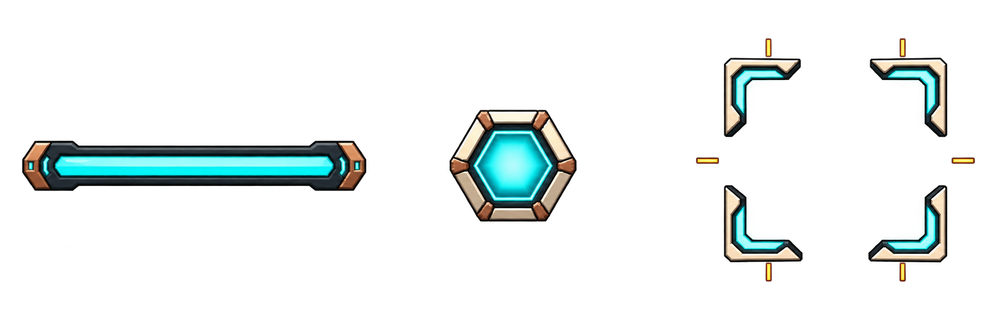
#> input picture Lattice/Assets/_Project/Resources/UI/Generated/ui-controls.png, 1000 x 333 px, shrunk from 2172 x 724 before the run
$ python emission_mask.py ../Lattice/Assets/_Project/Resources/UI/Generated/ui-controls.png out.png
#> lines starting #> are read from the running program, lines starting #| are printed output that depends on the picture; after the words box and inside, x2 and y2 are one past the last pixel; in counts of white or black regions, pixels touching at a corner belong together
"""Required intake data map: extract generated cyan sync pigment, without painting new art."""
import argparse
from pathlib import Path
import numpy as np
from PIL import Image

def extract(source,destination,key='cyan'):
#> called with destination = 'out.png', key = 'cyan'
    image=Image.open(source).convert('RGB')
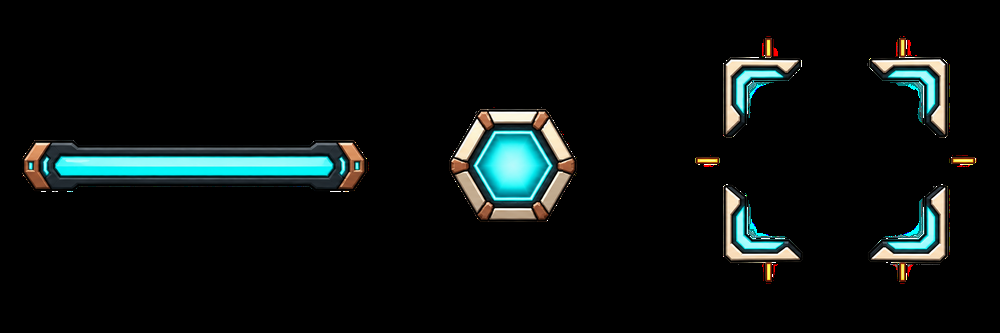
#> image: PIL image 1000x333 RGB; mean R, G, B 10.8, 16.1, 15.4
    rgb=np.asarray(image,dtype=np.float32)/255
    if key=='cyan':
        strength=np.clip((np.minimum(rgb[:,:,1],rgb[:,:,2])-rgb[:,:,0]-.22)*5,0,1)
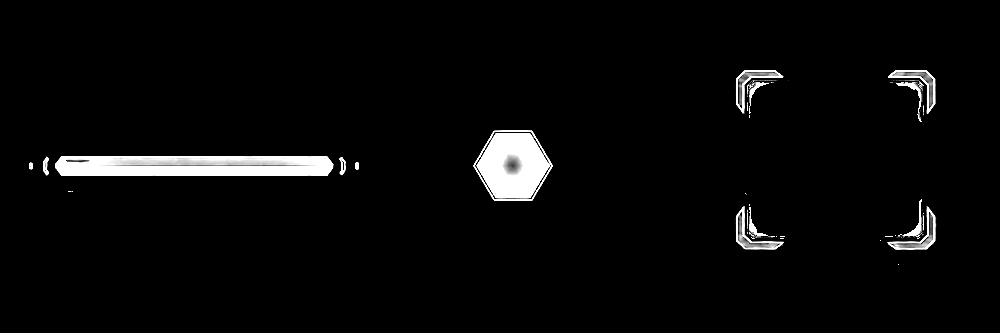
#> strength: shape (333, 1000) float32; min 0, max 1, mean 0.0358
        strength*=np.clip((rgb[:,:,1]-.45)*5,0,1)
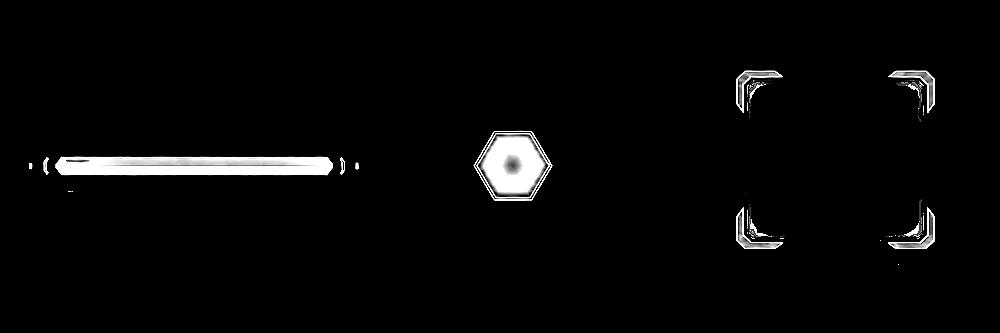
#> strength: shape (333, 1000) float32; 0.86% of pixels changed, all inside (x1, y1, x2, y2) = (30, 70, 937, 250)
    else:
        hsv=np.asarray(image.convert('HSV'),dtype=np.float32)/255
        hues={'amber':.105,'orange':.060,'green':.40,'blue':.61}
        if key=='white':strength=np.clip((hsv[:,:,2]-.91)*14,0,1)*np.clip((.13-hsv[:,:,1])*10,0,1)
        else:
            distance=np.abs(hsv[:,:,0]-hues[key]);distance=np.minimum(distance,1-distance)
            strength=np.clip((.075-distance)*20,0,1)*np.clip((hsv[:,:,1]-.52)*5,0,1)*np.clip((hsv[:,:,2]-.5)*5,0,1)
    Image.fromarray((strength*255).astype(np.uint8)).save(destination)
    print('EMISSION_MASK_OK',Path(destination).name,'coverage',round(float((strength>.15).mean()),4))
#| EMISSION_MASK_OK out.png coverage 0.0361

if __name__=='__main__':
    parser=argparse.ArgumentParser();parser.add_argument('source');parser.add_argument('destination');parser.add_argument('--key',choices=['cyan','amber','orange','green','blue','white'],default='cyan');args=parser.parse_args();extract(args.source,args.destination,args.key)
